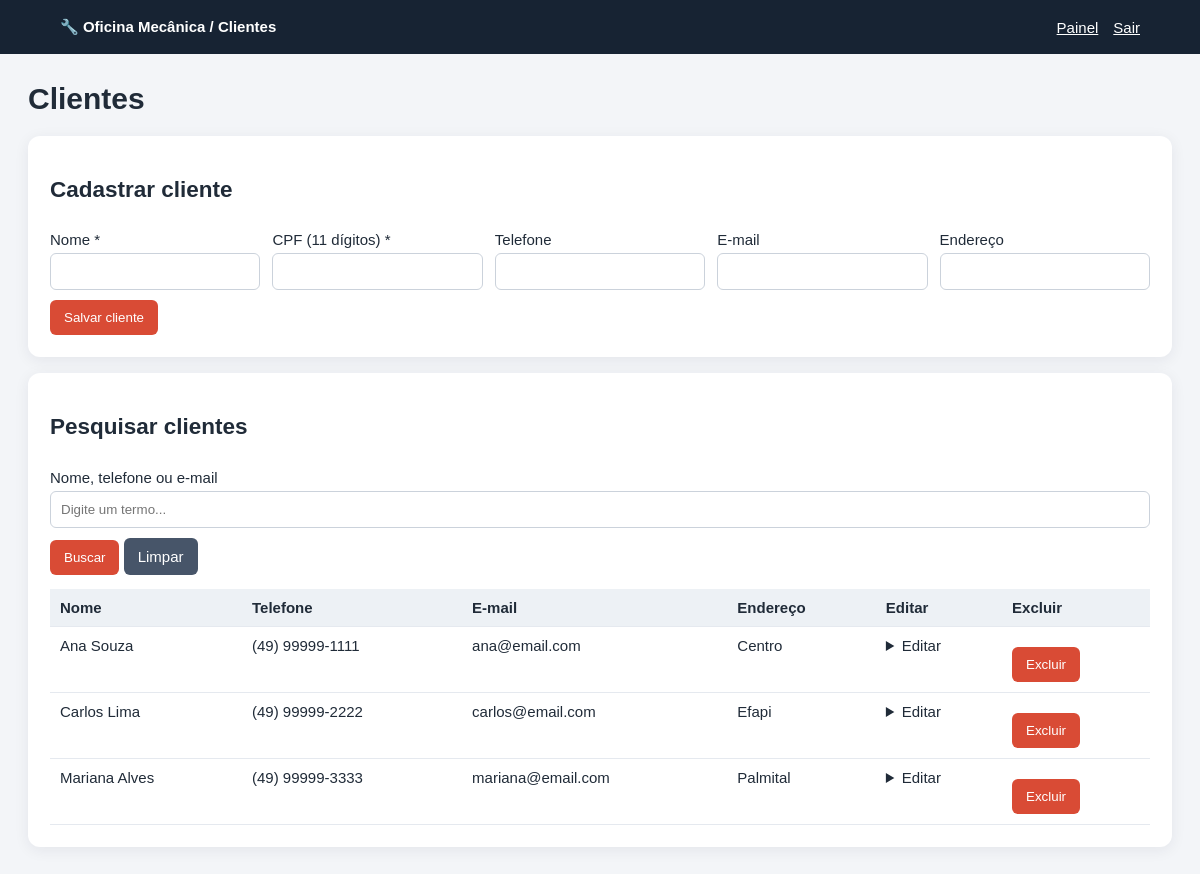
The page /index.php?rota=clientes (signed in) on the database its author committed.
### tables this page shows
CREATE TABLE clientes (
    id INT AUTO_INCREMENT PRIMARY KEY,
    nome VARCHAR(120) NOT NULL,
    cpf_hash CHAR(64) NOT NULL UNIQUE,
    telefone VARCHAR(30),
    email VARCHAR(150),
    endereco VARCHAR(255));

### controllers/ClienteController.php (called while the page is built, shortened)
<?php
class ClienteController
{
    private $model;
    public function __construct(Cliente $model)
    {
        $this->model = $model;
    }
public function index(): void
    {
        $busca = trim($_GET['busca'] ?? '');
        $clientes = $this->model->listar($busca);
        require __DIR__ . '/../views/cliente/index.php';
    }
}

### config/auth.php (called while the page is built, shortened)
<?php
function h(mixed $valor): string
{
    return htmlspecialchars((string) $valor, ENT_QUOTES | ENT_SUBSTITUTE, 'UTF-8');
}

### models/Cliente.php (called while the page is built, shortened)
<?php
class Cliente
{
    private $db;
    public function __construct(PDO $db)
    {
        $this->db = $db;
    }
public function listar(string $busca = ''): array
{
    $sql = 'SELECT id, nome, cpf_hash, telefone, email, endereco
            FROM clientes
            WHERE nome LIKE :busca_nome
               OR telefone LIKE :busca_telefone
               OR email LIKE :busca_email
            ORDER BY nome';
    $stmt = $this->db->prepare($sql);
    $termo = '%' . $busca . '%';
    $stmt->execute([
        ':busca_nome' => $termo,
        ':busca_telefone' => $termo,
        ':busca_email' => $termo
    ]);
    return $stmt->fetchAll(PDO::FETCH_ASSOC);
}
}

### views/cliente/index.php (the view, shortened to what this page needs)
<!doctype html>
<html lang="pt-br">
<head>
    <link rel="stylesheet" href="views/layout.css">
</head>
<body>
    <header class="top">
        <strong>🔧 Oficina Mecânica / Clientes</strong>
        <nav><a href="index.php?rota=principal">Painel</a><a href="index.php?rota=logout">Sair</a></nav>
    </header>
    <main class="wrap">
        <h1>Clientes</h1>
        <section class="panel">
            <h2>Cadastrar cliente</h2>
            <form method="post" action="index.php?rota=cliente_salvar">
                <div class="gridform">
                    <div><label for="nome">Nome *</label><input id="nome" name="nome" required maxlength="120"></div>
                    <div><label for="cpf">CPF (11 dígitos) *</label><input id="cpf" name="cpf" inputmode="numeric" pattern="[0-9.\-]{11,14}" required></div>
                    <div><label for="telefone">Telefone</label><input id="telefone" name="telefone" maxlength="30"></div>
                    <div><label for="email">E-mail</label><input id="email" type="email" name="email" maxlength="150"></div>
                    <div><label for="endereco">Endereço</label><input id="endereco" name="endereco" maxlength="255"></div>
                </div>
                <button type="submit">Salvar cliente</button>
            </form>
        </section>
        <section class="panel">
            <h2>Pesquisar clientes</h2>
            <form method="get" action="index.php">
                <div class="gridform">
                    <div><label for="busca">Nome, telefone ou e-mail</label><input id="busca" name="busca" value="<?= h($busca) ?>" placeholder="Digite um termo..."></div>
                </div>
                <button type="submit">Buscar</button>
                <a class="btn secondary" href="index.php?rota=clientes">Limpar</a>
            </form>
            <div class="overflow">
                <table>
                    <thead><tr><th>Nome</th><th>Telefone</th><th>E-mail</th><th>Endereço</th><th>Editar</th><th>Excluir</th></tr></thead>
                    <tbody>
                        <?php foreach ($clientes as $c): ?>
                            <tr>
                                <td><?= h($c['nome']) ?></td>
                                <td><?= h($c['telefone']) ?></td>
                                <td><?= h($c['email']) ?></td>
                                <td><?= h($c['endereco']) ?></td>
                                <td>
                                    <details>
                                        <summary>Editar</summary>
                                    </details>
                                </td>
                                <td>
                                    <form method="post" action="index.php?rota=cliente_excluir" onsubmit="return confirm('Excluir este cliente?')">
                                        <button class="danger" type="submit">Excluir</button>
                                    </form>
                                </td>
                            </tr>
                        <?php endforeach; ?>
                    </tbody>
                </table>
            </div>
        </section>
    </main>
</body>
</html>

### views/layout.css (style rules this page uses)
* { box-sizing:border-box }
body { margin:0;background:#f3f5f8;color:#202b38;font:15px Arial,sans-serif }
.top { background:#172333;color:#fff;padding:18px 5%;display:flex;justify-content:space-between;align-items:center }
.top a { color:#fff;margin-left:15px }
.wrap { max-width:1180px;margin:28px auto;padding:0 18px }
.panel { background:white;border-radius:12px;padding:22px;margin:16px 0;box-shadow:0 3px 15px #18233312 }
h1 { margin-top:0 }
label { display:block;margin:10px 0 5px }
input,select,textarea { padding:10px;border:1px solid #cbd2db;border-radius:6px;width:100%;max-width:100% }
button,.btn { background:#d94b35;color:white;border:0;border-radius:6px;padding:10px 14px;cursor:pointer;text-decoration:none;display:inline-block;margin-top:10px }
.btn.secondary { background:#475569 }
.gridform { display:grid;grid-template-columns:repeat(auto-fit,minmax(190px,1fr));gap:12px }
table { width:100%;border-collapse:collapse;margin-top:14px;background:#fff }
th,td { padding:10px;border-bottom:1px solid #e5e9ef;text-align:left;vertical-align:top }
th { background:#edf1f5 }
.overflow { overflow-x:auto }

### rows shown on the page
clientes: nome "Ana Souza", telefone "(49) 99999-1111", email "ana@email.com", endereco "Centro"
clientes: nome "Carlos Lima", telefone "(49) 99999-2222", email "carlos@email.com", endereco "Efapi"
clientes: nome "Mariana Alves", telefone "(49) 99999-3333", email "mariana@email.com", endereco "Palmital"
